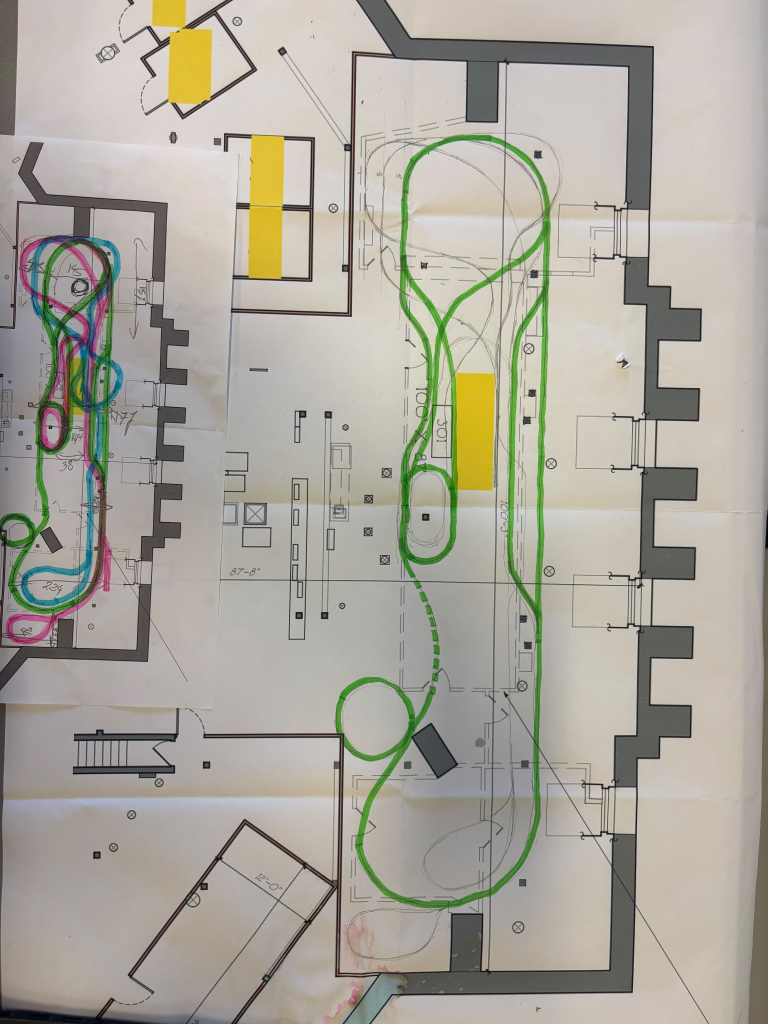
#> input picture documentation/WhatsApp Image 2026-08-01 at 11.04.55 PM.jpeg, 3840 x 5120 px (shown at 1/5 size)
$ python -i train_detector.py   (imports and definitions only)
#> lines starting #> are read from the running program, lines starting #| are printed output that depends on the picture
# train_detector.py -- v10.0 with confidence + track path learning
# Harry Locomotive Project 3 | Datix AI | June 2026

import cv2
import json
import os
import numpy as np
import time
import logging
from collections import deque

import config

logger = logging.getLogger("Tracker")

WAIT_TABLE = "WAIT_TABLE"
WAIT_A     = "WAIT_A"
WAIT_B     = "WAIT_B"
TRACKING   = "TRACKING"


class TrainPosition:
    # [7 lines left out: function __init__, not called in this run]

    def as_tuple(self):
        return (self.x, self.y)


# ── Track path recorder / snapper ────────────────────────────────

class TrackPath:
    """
    Records the loop path from Train A's movements.
    Snaps tracker positions to nearest path point to prevent drift.
    """

    def __init__(self):
        self._points   = []
        self.recording = False
        self._loaded   = False

    @property
    def has_path(self) -> bool:
        return len(self._points) >= 10

    @property
    def points(self):
        return self._points

    # [41 lines left out: functions start_recording, stop_recording, record, snap, _save, not called in this run]

    def load(self):
        # getattr fallback in case config.py is not yet updated
        track_file = getattr(config, 'TRACK_PATH_FILE', 'track_path.json')
        pf = os.path.join(
            os.path.dirname(os.path.abspath(__file__)),
            track_file)
        if not os.path.exists(pf):
            return
        try:
            with open(pf) as f:
                d = json.load(f)
            self._points = [tuple(p) for p in d["points"]]
            self._loaded = True
            logger.info(f"Track path loaded -- {len(self._points)} pts")
        except Exception as e:
            logger.warning(f"Track path load failed: {e}")


# ── Per-train tracker ─────────────────────────────────────────────

class _TrainTracker:

    def __init__(self, label: str):
        self.label         = label
        self._px           = None
        self._py           = None
        self._vx           = 0.0
        self._vy           = 0.0
        self._active       = False
        self._seen         = 0.0
        self._buf          = deque(maxlen=config.POSITION_SMOOTH_FRAMES)
        self._blob_area    = 300.0
        self._ref_gray     = None
        self._ref_x1       = 0
        self._ref_y1       = 0
        self._no_blob_ct   = 0
        self._locked       = False
        self._fresh_blobs  = 0   # consecutive frames with real blob

    @property
    def active(self) -> bool:
        return self._active

    @property
    def initialized(self) -> bool:
        return self._px is not None

    @property
    def is_locked(self) -> bool:
        return self._locked

    @property
    def velocity(self):
        return (self._vx, self._vy)

    # [34 lines left out: functions confidence, init, not called in this run]

    # Frames to HOLD position after selection before coast/lost logic.
    # Gives train time to start moving after the user selects it.
    # MOG2 learns stationary trains as background, so we hold position
    # while the train is still and wait for motion to appear.
    _INITIAL_HOLD_FRAMES = 90   # 3 seconds at 30fps

    def update_with_blob(self, blob, gray_frame: np.ndarray,
                          track_path: "TrackPath | None" = None):
        if not self.initialized:
            return

        if blob is not None:
            # ── Blob found -- train is MOVING ──────────────────────
            cx, cy, area = blob["cx"], blob["cy"], blob["area"]
            if track_path and track_path.has_path:
                cx, cy = track_path.snap(cx, cy)
            self._update(cx, cy, area)
            self._locked      = False
            self._no_blob_ct  = 0
            self._fresh_blobs = min(self._fresh_blobs + 1, 20)
            self._store_ref(gray_frame, cx, cy)

        else:
            # ── No blob found ──────────────────────────────────────
            self._no_blob_ct += 1
            self._fresh_blobs = 0

            if self._no_blob_ct <= self._INITIAL_HOLD_FRAMES:
                # HOLD PHASE: just selected or recently seen.
                # Train may be stationary (MOG2 background) -- stay put.
                # This prevents losing the tracker in the first seconds.
                self._active = True
                self._locked = False
                self._seen   = time.time()   # refresh so is_missing does not fire
                if self._px is not None:
                    self._buf.append((int(round(self._px)),
                                      int(round(self._py))))

            elif self._ref_matches(gray_frame):
                # LOCK PHASE: ref patch confirms train is still there.
                # Train stopped and was confirmed in place.
                self._locked = True
                self._vx     = 0.0
                self._vy     = 0.0
                self._active = True
                self._seen   = time.time()   # refresh so is_missing never fires on stopped train
                if self._px is not None:
                    self._buf.append((int(round(self._px)),
                                      int(round(self._py))))

            else:
                # COAST / LOST: train may have moved without detection.
                self._locked = False
                coast_limit  = self._INITIAL_HOLD_FRAMES + 60
                if self._no_blob_ct < coast_limit:
                    # Coast on velocity briefly
                    self._px  = (self._px or 0) + self._vx
                    self._py  = (self._py or 0) + self._vy
                    self._vx *= 0.85
                    self._vy *= 0.85
                    self._active = True
                else:
                    # Truly lost -- mark inactive
                    self._active = False

    # [65 lines left out: functions _update, _store_ref, _ref_matches, local_search, not called in this run]

    def predicted_pos(self):
        return ((self._px or 0)+self._vx,
                (self._py or 0)+self._vy)

    def get_position(self) -> "TrainPosition | None":
        if not self._active or not self._buf:
            return None
        sx = int(round(sum(p[0] for p in self._buf)/len(self._buf)))
        sy = int(round(sum(p[1] for p in self._buf)/len(self._buf)))
        r  = max(config.CIRCLE_RADIUS_MIN,
                 min(config.CIRCLE_RADIUS_MAX,
                     int(np.sqrt(self._blob_area/np.pi)*1.7)))
        return TrainPosition(sx, sy, r, self._locked, self.confidence)

    # [19 lines left out: functions draw_search_area, is_missing, reset, not called in this run]


# ══════════════════════════════════════════════════════════════════
#  DragTracker
# ══════════════════════════════════════════════════════════════════

class DragTracker:

    def __init__(self):
        self._bg = cv2.createBackgroundSubtractorMOG2(
            history=config.MOG2_HISTORY,
            varThreshold=config.MOG2_VAR_THRESHOLD,
            detectShadows=False)
        self._kernel = cv2.getStructuringElement(cv2.MORPH_ELLIPSE,(5,5))

        self._tkr_a = _TrainTracker("A")
        self._tkr_b = _TrainTracker("B")

        self.track_path = TrackPath()
        self.track_path.load()

        self._table_mask  = None
        self._table_rect  = None
        self._latest_gray = None   # used to pass gray to init()

        self.state       = WAIT_TABLE

        # Safety: trackers always start uninitialized.
        # Positions can ONLY be set by user dragging a box.
        # No file loading, no auto-initialization.
        assert not self._tkr_a.initialized, "tracker A should not be initialized at start"
        assert not self._tkr_b.initialized, "tracker B should not be initialized at start"
        self.drag_start  = None
        self.drag_end    = None
        self.is_dragging = False

        self.flash_table = 0.0
        self.flash_a     = 0.0
        self.flash_b     = 0.0

        self._load_table_mask()

    @property
    def ready(self) -> bool:
        return self._tkr_a.initialized and self._tkr_b.initialized

    @property
    def tracking_a(self) -> bool:
        return self._tkr_a.active

    @property
    def tracking_b(self) -> bool:
        return self._tkr_b.active

    def confidence_a(self) -> float:
        return self._tkr_a.confidence

    def confidence_b(self) -> float:
        return self._tkr_b.confidence

    # [4 lines left out: function set_display_frame, not called in this run]

    def on_mouse_down(self, x, y):
        self.drag_start=(x,y); self.drag_end=(x,y); self.is_dragging=True

    def on_mouse_move(self, x, y):
        if self.is_dragging: self.drag_end=(x,y)

    # [43 lines left out: functions on_mouse_up, _set_table, not called in this run]

    def _load_table_mask(self):
        mf = os.path.join(
            os.path.dirname(os.path.abspath(__file__)),
            config.TABLE_MASK_FILE)
        if not os.path.exists(mf):
            print(f"  No table mask file found at: {mf}")
            print(f"  Draw the table boundary first (Step 1)")
            return
        try:
            with open(mf) as f:
                d = json.load(f)
            x1, y1, x2, y2 = d["rect"]
            self._table_rect = (x1, y1, x2, y2)
            mask = np.zeros(
                (config.DISPLAY_H, config.DISPLAY_W), dtype=np.uint8)
            cv2.rectangle(mask, (x1, y1), (x2, y2), 255, -1)
            self._table_mask = mask
            self.state       = WAIT_A
            print(f"  [OK] Table mask LOADED from: {mf}")
            print(f"     Rect: ({x1},{y1}) → ({x2},{y2})")
            print(f"     Press T to redraw it")
            logger.info(f"Table mask loaded: ({x1},{y1})→({x2},{y2})")
        except Exception as e:
            print(f"  [ERR] Table mask LOAD FAILED: {e}")
            logger.warning(f"Table mask load failed: {e}")

    def redraw_table(self):
        self._table_mask=None; self._table_rect=None; self.state=WAIT_TABLE

    def reselect_a(self):
        self._tkr_a.reset(); self.state=WAIT_A

    def reselect_b(self):
        self._tkr_b.reset(); self.state=WAIT_B

    def update(self, display_frame) -> tuple:
        fg = self._bg.apply(display_frame,
                            learningRate=config.MOG2_LEARNING_RATE)
        fg = cv2.morphologyEx(fg,cv2.MORPH_OPEN,self._kernel)
        fg = cv2.dilate(fg,self._kernel,iterations=1)
        if self._table_mask is not None:
            fg = cv2.bitwise_and(fg,self._table_mask)
        gray = cv2.cvtColor(display_frame,cv2.COLOR_BGR2GRAY)

        blob_a = self._tkr_a.local_search(fg) if self._tkr_a.initialized else None
        blob_b = self._tkr_b.local_search(fg) if self._tkr_b.initialized else None

        # Blob mutex
        if blob_a and blob_b:
            dx=blob_a["cx"]-blob_b["cx"]; dy=blob_a["cy"]-blob_b["cy"]
            if np.sqrt(dx*dx+dy*dy) < config.SEARCH_RADIUS*0.6:
                pa=self._tkr_a.predicted_pos(); pb=self._tkr_b.predicted_pos()
                da=np.sqrt((blob_a["cx"]-pa[0])**2+(blob_a["cy"]-pa[1])**2)
                db=np.sqrt((blob_b["cx"]-pb[0])**2+(blob_b["cy"]-pb[1])**2)
                if da<=db: blob_b=None
                else:      blob_a=None

        # Record path from Train A when recording
        if blob_a and self.track_path.recording:
            self.track_path.record(blob_a["cx"], blob_a["cy"])

        self._tkr_a.update_with_blob(blob_a, gray, self.track_path)
        self._tkr_b.update_with_blob(blob_b, gray, self.track_path)

        return self._tkr_a.get_position(), self._tkr_b.get_position()

    # [13 lines left out: functions a_is_chasing_b, facing_gap, not called in this run]

    def is_a_missing(self) -> bool:
        return not self._tkr_a.initialized or self._tkr_a.is_missing()

    def is_b_missing(self) -> bool:
        return not self._tkr_b.initialized or self._tkr_b.is_missing()

    # [14 lines left out: function instruction_text, not called in this run]


def pixel_distance(a, b):
    if a is None or b is None: return None
    return float(np.sqrt((a.x-b.x)**2+(a.y-b.y)**2))

>>> import cv2
>>> picture = cv2.imread('../documentation/WhatsApp Image 2026-08-01 at 11.04.55 PM.jpeg')
#> picture is the input picture: shape (5120, 3840, 3); mean B, G, R 157.2, 167.7, 171.6
>>> result = DragTracker().update(picture)
#> in update, `fg = self._bg.apply(display_frame, learningRate=config.MOG2_LEARNING_R..`: fg: shape (5120, 3840); every value is 255
#> in update, `gray = cv2.cvtColor(display_frame,cv2.COLOR_BGR2GRAY)`:
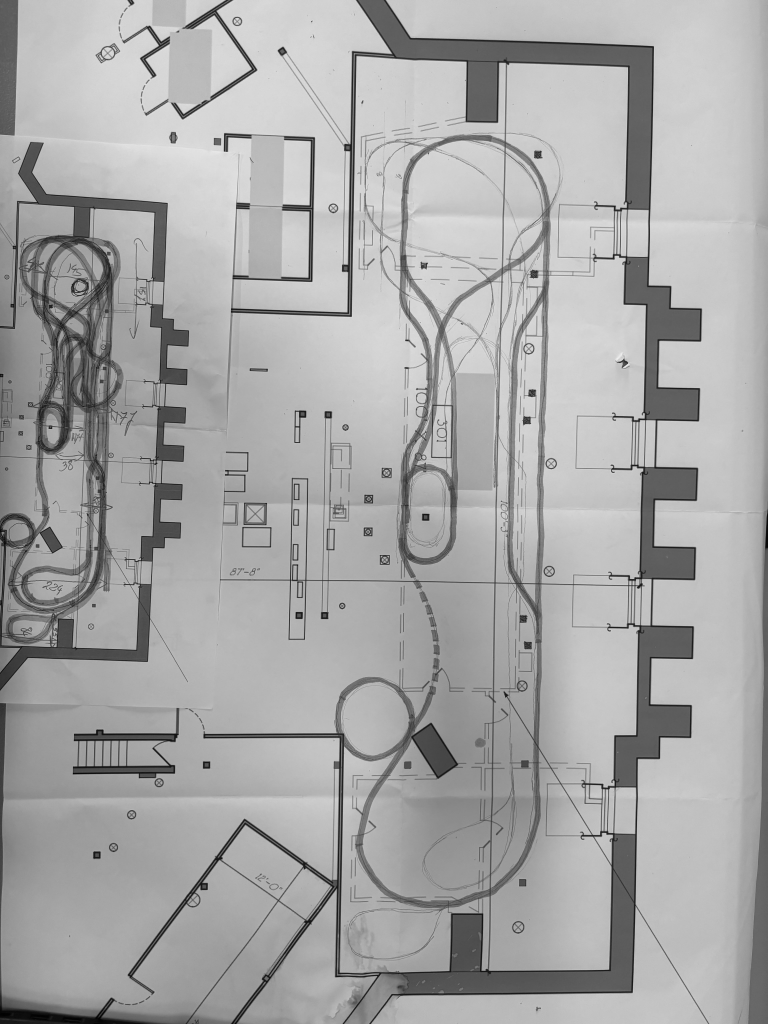
#> gray: shape (5120, 3840) (shown at 1/5 size); min 0, max 246, mean 167.7
